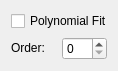
<?xml version="1.0" encoding="UTF-8"?>
<ui version="4.0">
 <class>SpecFitSettingsPolynomialWidgetClass</class>
 <widget class="QWidget" name="SpecFitSettingsPolynomialWidgetClass">
  <property name="geometry">
   <rect>
    <x>0</x>
    <y>0</y>
    <width>118</width>
    <height>71</height>
   </rect>
  </property>
  <property name="sizePolicy">
   <sizepolicy hsizetype="Preferred" vsizetype="Preferred">
    <horstretch>0</horstretch>
    <verstretch>0</verstretch>
   </sizepolicy>
  </property>
  <property name="minimumSize">
   <size>
    <width>118</width>
    <height>71</height>
   </size>
  </property>
  <property name="windowTitle">
   <string>SpecFitSettingsPolynomialWidget</string>
  </property>
  <layout class="QVBoxLayout" name="verticalLayout">
   <item>
    <widget class="QCheckBox" name="polyFitCheckBox">
     <property name="text">
      <string>Polynomial Fit</string>
     </property>
    </widget>
   </item>
   <item>
    <layout class="QHBoxLayout" name="horizontalLayout">
     <item>
      <widget class="QLabel" name="polyOrderLabel">
       <property name="text">
        <string>&lt;font color='black'&gt;Order:&lt;/font&gt;</string>
       </property>
      </widget>
     </item>
     <item>
      <widget class="QSpinBox" name="polyOrderSpinBox"/>
     </item>
    </layout>
   </item>
  </layout>
 </widget>
 <layoutdefault spacing="6" margin="11"/>
 <resources/>
 <connections/>
</ui>
